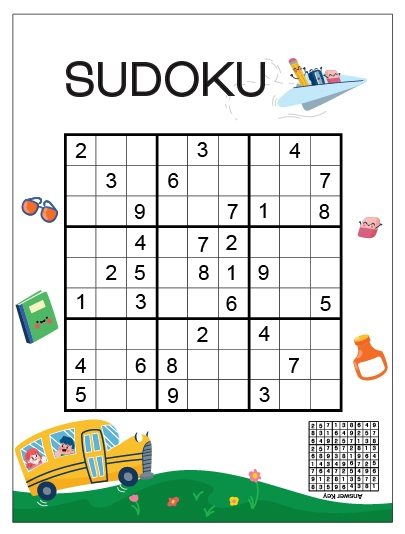
#> input picture img/Sudoku_05_game_en_thb.jpg, 405 x 534 px, given in place of 1.jpg, which was not available
$ jupyter execute --allow-errors sudoku_solver.ipynb
#> lines starting #> are read from the running program, lines starting #| are printed output that depends on the picture; after the words box and inside, x2 and y2 are one past the last pixel; in counts of white or black regions, pixels touching at a corner belong together; pictures that were not available may be replaced by others from this repository, and a replacement may not be noted
[cell 1]
import cv2, os
import matplotlib.pyplot as plt
import numpy as np
import tensorflow as tf

[cell 2]
def bgr2rgb(img):
    return cv2.cvtColor(img, cv2.COLOR_BGR2RGB)

[cell 3]
FILE_PATH = '../img/1.jpg'
image = cv2.imread(FILE_PATH)
#> image is the input picture: shape (534, 405, 3); mean B, G, R 217.3, 224.4, 217.7
image_blank = np.zeros_like(image)
plt.imshow(bgr2rgb(image))
plt.xticks([]), plt.yticks([])
plt.show()

[cell 4]
gray_image = cv2.cvtColor(image, cv2.COLOR_BGR2GRAY)
plt.imshow(gray_image, cmap='gray')
plt.xticks([]), plt.yticks([])
plt.show()

[cell 5]
blur_gray_image = cv2.GaussianBlur(gray_image, (5, 5), 1)
_, thresh_image = cv2.threshold(blur_gray_image, 180, 255, cv2.THRESH_BINARY_INV)
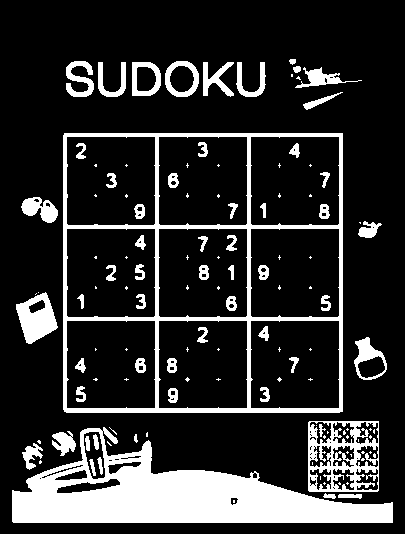
#> thresh_image: shape (534, 405); 17.9% white; 126 white regions (68 under 20 px), largest, box (x1, y1, x2, y2) and area: (12, 427, 393, 523) 16383, (63, 133, 343, 413) 9089, (308, 421, 379, 492) 2670
plt.imshow(thresh_image, cmap='gray')
plt.xticks([]), plt.yticks([])
plt.show()

[cell 6]
kernel = np.array([[0, 1, 0],
                   [1, 1, 1],
                   [0, 1, 0]], dtype=np.uint8)
dilated_image = cv2.dilate(thresh_image, kernel, iterations=1)
#> dilated_image: shape (534, 405); 23.5% white; 86 white regions (30 under 20 px)

plt.imshow(dilated_image, cmap='gray')
plt.xticks([]), plt.yticks([])
plt.show()

[cell 7]
def is_valid_sudoku_contour(contour):
    epsilon = 0.02 * cv2.arcLength(contour, True)
    approx = cv2.approxPolyDP(contour, epsilon, True)

    if len(approx) != 4:
        return False

    pts = approx.reshape(4, 2)
    rect = np.zeros((4, 2), dtype="float32")

    s = pts.sum(axis=1)
    rect[0] = pts[np.argmin(s)]
    rect[2] = pts[np.argmax(s)]

    diff = np.diff(pts, axis=1)
    rect[1] = pts[np.argmin(diff)]
    rect[3] = pts[np.argmax(diff)]

    def distance(p1, p2):
        return np.sqrt((p1[0] - p2[0]) ** 2 + (p1[1] - p2[1]) ** 2)

    side_lengths = [
        distance(rect[0], rect[1]),
        distance(rect[1], rect[2]),
        distance(rect[2], rect[3]),
        distance(rect[3], rect[0])
    ]

    avg_side_length = np.mean(side_lengths)
    if not all(abs(side - avg_side_length) / avg_side_length < 0.1 for side in side_lengths):
        return False

    def angle(p1, p2, p3):
        a = np.array(p1)
        b = np.array(p2)
        c = np.array(p3)
        ab = b - a
        bc = b - c
        cosine_angle = np.dot(ab, bc) / (np.linalg.norm(ab) * np.linalg.norm(bc))
        angle = np.arccos(cosine_angle)
        return np.degrees(angle)

    angles = [
        angle(rect[0], rect[1], rect[2]),
        angle(rect[1], rect[2], rect[3]),
        angle(rect[2], rect[3], rect[0]),
        angle(rect[3], rect[0], rect[1])
    ]

    if not all(80 <= angle <= 100 for angle in angles):
        return False

    return True

[cell 8]
contours, _ = cv2.findContours(dilated_image, cv2.RETR_EXTERNAL, cv2.CHAIN_APPROX_SIMPLE)
#> contours = 19 contours, 2 with area under 20; largest, box (x1, y1, x2, y2) and area: (62, 132, 344, 414) 78947, (11, 420, 394, 524) 23959, (15, 291, 59, 345) 1460, (164, 60, 200, 98) 1062, (353, 336, 388, 381) 1016

largest_contour = max(contours, key=cv2.contourArea)
#> largest_contour = contour of 16 points, box (x1, y1, x2, y2) (62, 132, 344, 414), area 78947
if not is_valid_sudoku_contour(largest_contour):
#> in is_valid_sudoku_contour, `epsilon = 0.02 * cv2.arcLength(contour, True)`: epsilon = 22.39
#> in is_valid_sudoku_contour, `approx = cv2.approxPolyDP(contour, epsilon, True)`: approx = [[64, 132], [63, 411], [342, 412], [343, 133]]
#> in is_valid_sudoku_contour, `s = pts.sum(axis=1)`: s = [196, 474, 754, 476]
#> in is_valid_sudoku_contour, `diff = np.diff(pts, axis=1)`: diff = [68, 348, 70, -210]
    print('No valid sudoku contour found')

contour_image = cv2.cvtColor(dilated_image.copy(), cv2.COLOR_GRAY2BGR)
#> contour_image: shape (534, 405, 3); 23.5% white; 86 white regions (30 under 20 px), largest, box (x1, y1, x2, y2) and area: (11, 420, 394, 524) 23112, (62, 132, 344, 414) 13319, (15, 291, 59, 345) 1444
cv2.drawContours(contour_image, [largest_contour], -1, (0, 255, 0), 3)
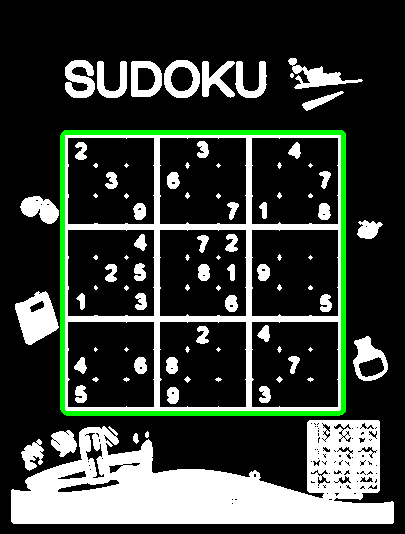
#> contour_image: shape (534, 405, 3); mean B, G, R 55.9, 62.5, 55.9

plt.imshow(bgr2rgb(contour_image))
plt.xticks([]), plt.yticks([])
plt.show()

[cell 9]
epsilon = 0.02 * cv2.arcLength(largest_contour, True)
#> epsilon = 22.39
approx = cv2.approxPolyDP(largest_contour, epsilon, True)
#> approx = [[64, 132], [63, 411], [342, 412], [343, 133]]

pts = approx.reshape(4, 2)
#> pts = [[64, 132], [63, 411], [342, 412], [343, 133]]

rect = np.zeros((4, 2), dtype="float32")
s = pts.sum(axis=1)
#> s = [196, 474, 754, 476]
rect[0] = pts[np.argmin(s)]
rect[2] = pts[np.argmax(s)]
diff = np.diff(pts, axis=1)
#> diff = [68, 348, 70, -210]
rect[1] = pts[np.argmin(diff)]
rect[3] = pts[np.argmax(diff)]

width = 450
height = 450
dst = np.array([[0, 0], [width, 0], [width, height], [0, height]], dtype="float32")

M = cv2.getPerspectiveTransform(rect, dst)
wraped_image = cv2.warpPerspective(image, M, (width, height))
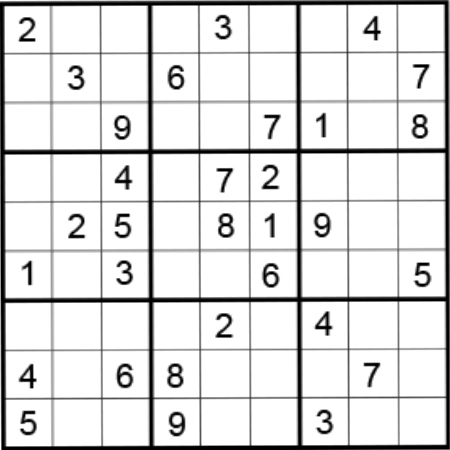
#> wraped_image: shape (450, 450, 3); mean B, G, R 222.9, 222.9, 222.9

plt.imshow(wraped_image, cmap='gray')
plt.xticks([]), plt.yticks([])
plt.show()

[cell 10]
def splitBoxes(img):
    rows = np.vsplit(img, 9)
    boxes = []
    for r in rows:
        cols = np.hsplit(r, 9)
        for box in cols:
            boxes.append(box)
    return boxes

boxes = splitBoxes(wraped_image)
#> in splitBoxes, `rows = np.vsplit(img, 9)`: rows = 9 items
#> the loop in splitBoxes, `for r in rows:` made 9 passes
#> after the loop in splitBoxes, `for r in rows:`: boxes = 81 items
#> boxes = 81 items

for i in range(len(boxes)):
    plt.subplot(9, 9, i+1)
    plt.imshow(boxes[i], cmap='gray')
    plt.xticks([]), plt.yticks([])
#> this loop made 81 passes
plt.show()

[cell 11]
MIN_SIZE = 450
MAX_SIZE = 22500
EDGE_THRESHOLD = 3
w, h = 150, 150

processed_boxes = []

for i in range(len(boxes)):
    target_image = boxes[i]

    gray_target = cv2.cvtColor(target_image, cv2.COLOR_BGR2GRAY)
    gray_target = cv2.resize(gray_target, (w, h))

    _, binary_image = cv2.threshold(gray_target, 180, 255, cv2.THRESH_BINARY_INV)

    num_labels, labels_im = cv2.connectedComponents(binary_image)

    best_component = None
    best_size = 0
    height, width = gray_target.shape
    center_y, center_x = height // 2, width // 2

    for label in range(1, num_labels):
        component_mask = (labels_im == label).astype(np.uint8)
        size = np.sum(component_mask)

        y_indices, x_indices = np.where(component_mask > 0)
        if len(y_indices) == 0 or len(x_indices) == 0:
            continue

        min_y, max_y = np.min(y_indices), np.max(y_indices)
        min_x, max_x = np.min(x_indices), np.max(x_indices)

        if (MIN_SIZE <= size <= MAX_SIZE and
            min_y > EDGE_THRESHOLD and max_y < height - EDGE_THRESHOLD and
            min_x > EDGE_THRESHOLD and max_x < width - EDGE_THRESHOLD):

            if size > best_size:
                best_size = size
                best_component = component_mask

    if best_component is not None:
        mask = best_component.astype(np.uint8) * 255

        output_image = np.zeros_like(gray_target)
        output_image[mask > 0] = 255

        processed_boxes.append(output_image)
    else:
        processed_boxes.append(np.zeros_like(gray_target))
#> this loop made 81 passes
#> num_labels on passes 1 to 12: 3, 2, 2, 2, 3, 2, 2, 3, 2, 2, 3, 2
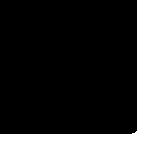
#> binary_image: shape (150, 150); 18.4% white; 1 white region, box (x1, y1, x2, y2) and area: (0, 0, 150, 150) 4150
#> output_image: shape (150, 150); 8.4% white; 1 white region, box (x1, y1, x2, y2) and area: (49, 28, 100, 103) 1897
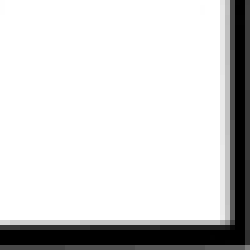
#> target_image: shape (50, 50, 3) (shown 5 times larger); min 0, max 255, mean 213.6
#> after the loop, processed_boxes = 81 items

for i in range(len(processed_boxes)):
    plt.subplot(9, 9, i+1)
    plt.imshow(processed_boxes[i], cmap='gray')
    plt.xticks([]), plt.yticks([])
plt.show()
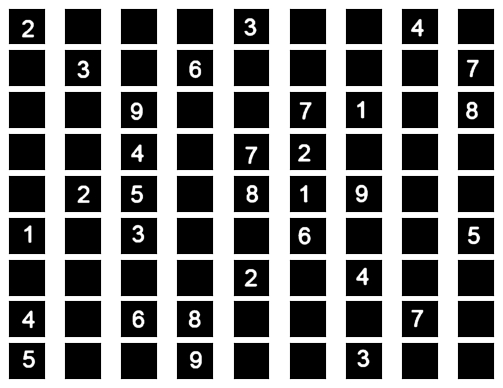
#> figure drawn by matplotlib, 81 panels

#> (a cell that did not finish here is left out)

[cell 13]
def image_preprocessing_input(image):
    image = cv2.resize(image, (w, h))
    image = cv2.equalizeHist(image)
    _, binary_image = cv2.threshold(image, 180, 255, cv2.THRESH_BINARY)
    binary_image = binary_image.reshape(w, h, 1)
    binary_image = binary_image / 255.0
    return binary_image

test_image = processed_boxes[4]
#> test_image: shape (150, 150); 8.4% white; 1 white region, box (x1, y1, x2, y2) and area: (44, 44, 96, 119) 1889
plt.figure(figsize=(6,6))
plt.subplot(1, 2, 1)
plt.title('Input image')
plt.imshow(test_image, cmap='gray')
plt.xticks([]), plt.yticks([])

test_image_preprocessed = image_preprocessing_input(test_image)
print(test_image_preprocessed.shape)
#| (150, 150, 1)
plt.subplot(1, 2, 2)
plt.title('Preprocessed image')
plt.imshow(test_image_preprocessed.reshape(w, h), cmap='gray')
plt.xticks([]), plt.yticks([])
plt.show()

test_image_preprocessed = np.expand_dims(test_image_preprocessed, axis=0)

#> (the rest of this cell did not finish here and is left out)

[cell 14]
sudoku_matrix = np.zeros((9, 9), dtype=int)

#> (the rest of this cell did not finish here and is left out)

[cell 15]
def is_valid_move(matrix, row, col, num):
    if num in matrix[row]:
        return False
    if num in matrix[:, col]:
        return False
    start_row, start_col = 3 * (row // 3), 3 * (col // 3)
    if num in matrix[start_row:start_row+3, start_col:start_col+3]:
        return False
    return True

def solve_sudoku(matrix):
    for row in range(9):
        for col in range(9):
            if matrix[row][col] == 0:
                for num in range(1, 10):
                    if is_valid_move(matrix, row, col, num):
                        matrix[row][col] = num
                        if solve_sudoku(matrix):
                            return True
                        matrix[row][col] = 0
                return False
    return True

original_matrix = sudoku_matrix.copy()

if solve_sudoku(sudoku_matrix):
    print("Solved")
else:
    print("No solution exists")

print("Answer Matrix:")
print(sudoku_matrix)
#| [[1 2 3 4 5 6 7 8 9]
#|  [4 5 6 7 8 9 1 2 3]
#|  [7 8 9 1 2 3 4 5 6]
#|  [2 1 4 3 6 5 8 9 7]
#|  [3 6 5 8 9 7 2 1 4]
#|  [8 9 7 2 1 4 3 6 5]
#|  [5 3 1 6 4 2 9 7 8]
#|  [6 4 2 9 7 8 5 3 1]
#|  [9 7 8 5 3 1 6 4 2]]

[cell 16]
def draw_solution_on_original(original_img, biggest_contour, original_numbers, solved_numbers):
    original_img = original_img.copy()
    blank_image = np.zeros_like(original_img)
    approx = cv2.approxPolyDP(biggest_contour, 0.02 * cv2.arcLength(biggest_contour, True), True)
    pts = approx.reshape(4, 2)
    rect = np.zeros((4, 2), dtype="float32")
    s = pts.sum(axis=1)
    rect[0] = pts[np.argmin(s)]
    rect[2] = pts[np.argmax(s)]
    diff = np.diff(pts, axis=1)
    rect[1] = pts[np.argmin(diff)]
    rect[3] = pts[np.argmax(diff)]
    width, height = 450, 450
    dst = np.array([[0, 0], [width, 0], [width, height], [0, height]], dtype="float32")
    M = cv2.getPerspectiveTransform(rect, dst)
    warp = cv2.warpPerspective(blank_image, M, (width, height))

    cell_width = warp.shape[1] // 9
    cell_height = warp.shape[0] // 9
    for i in range(9):
        for j in range(9):
            if original_numbers[i][j] != 0:
                continue
            x = j * cell_width
            y = i * cell_height
            cv2.putText(warp, str(solved_numbers[i][j]), (x + 20, y + 40), cv2.FONT_HERSHEY_SIMPLEX, 1, (0, 255, 0), 2)


    inv_M = cv2.getPerspectiveTransform(dst, rect)
    inv_warp = cv2.warpPerspective(warp, inv_M, (original_img.shape[1], original_img.shape[0]))
    inv_mask = cv2.bitwise_not(inv_warp)
    # plt.imshow(inv_warp, cmap='gray')
    plt.imshow(inv_mask, cmap='gray')
    result = cv2.bitwise_and(original_img, inv_mask)
    #result = cv2.addWeighted(inv_warp, 1, original_img, 0.5, 1)
    fig, ax = plt.subplots(1, 4, figsize=(12, 6))
    ax[0].imshow(bgr2rgb(warp))
    ax[0].set_title('Kết quả')
    ax[0].axis('off')
    ax[1].imshow(inv_warp, cmap='gray')
    ax[1].set_title('Sau khi phối cảnh')
    ax[1].axis('off')
    ax[2].imshow(inv_mask, cmap='gray')
    ax[2].set_title('Biến đổi bitwise not')
    ax[2].axis('off')
    ax[3].imshow(bgr2rgb(result))
    ax[3].set_title('Kết quả cuối cùng')
    ax[3].axis('off')
    plt.show()
    return result

solved_sudoku = sudoku_matrix - original_matrix
result = draw_solution_on_original(image, largest_contour, original_matrix, solved_sudoku)
#> in draw_solution_on_original, `blank_image = np.zeros_like(original_img)`: blank_image: shape (534, 405, 3); every value is 0
#> in draw_solution_on_original, `approx = cv2.approxPolyDP(biggest_contour, 0.02 * cv2.arcLength(bigges..`: approx = [[64, 132], [63, 411], [342, 412], [343, 133]]
#> in draw_solution_on_original, `rect = np.zeros((4, 2), dtype="float32")`: rect = [[0, 0], [0, 0], [0, 0], [0, 0]]
#> in draw_solution_on_original, `s = pts.sum(axis=1)`: s = [196, 474, 754, 476]
#> in draw_solution_on_original, `diff = np.diff(pts, axis=1)`: diff = [68, 348, 70, -210]
#> in draw_solution_on_original, `dst = np.array([[0, 0], [width, 0], [width, height], [0, height]], dty..`: dst = [[0, 0], [450, 0], [450, 450], [0, 450]]
#> in draw_solution_on_original, `M = cv2.getPerspectiveTransform(rect, dst)`: M = [[1.61, 0.00578, -104], [-0.00578, 1.61, -212.5], [3.39e-19, 1.14e-19, 1]]
#> in draw_solution_on_original, `warp = cv2.warpPerspective(blank_image, M, (width, height))`: warp: shape (450, 450, 3); every value is 0
#> after the loop in draw_solution_on_original, `for i in range(9):`:
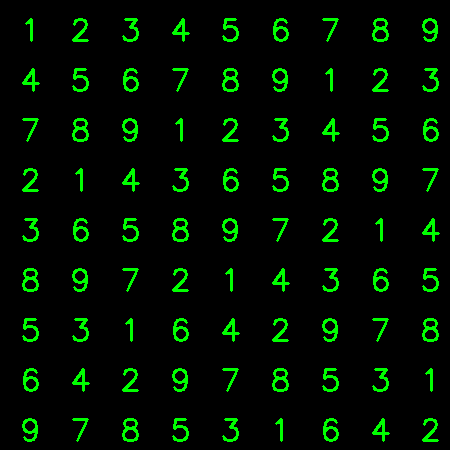
#> warp: shape (450, 450, 3); mean B, G, R 0, 16, 0
#> in draw_solution_on_original, `inv_M = cv2.getPerspectiveTransform(dst, rect)`: inv_M = [[0.62, -0.00222, 64], [0.00222, 0.62, 132], [0, 0, 1]]
# plt.imshow(bgr2rgb(result))

[cell 17]
def merge_images(original_img, result_image):
    height, width = original_img.shape[0], original_img.shape[1]
    result_image = cv2.resize(result_image, (width, height))

    arrow_width = 50
    label_height = 70
    canvas_width = width * 2 + arrow_width
    canvas_height = height + label_height
    canvas = np.zeros((canvas_height, canvas_width, 3), dtype=np.uint8)

    background_color = original_img[0, 0].tolist()
    canvas[:label_height, :] = background_color
    canvas[:, width:width + arrow_width]  = background_color

    canvas[label_height:, :width] = original_img

    arrow_start = (width + 10, height // 2)
    arrow_end = (width + arrow_width - 10, height // 2)
    cv2.arrowedLine(canvas, arrow_start, arrow_end, (0, 0, 0), 5, tipLength=0.5)

    canvas[label_height:, width + arrow_width:] = result_image

    font = cv2.FONT_HERSHEY_SIMPLEX
    font_scale = 1.5
    font_thickness = 3
    text_color = (0, 0, 0)

    original_text = 'Original Image'
    solved_text = 'Solved Image'
    (orig_text_width, orig_text_height), _ = cv2.getTextSize(original_text, font, font_scale, font_thickness)
    (solved_text_width, solved_text_height), _ = cv2.getTextSize(solved_text, font, font_scale, font_thickness)

    orig_text_x = (width - orig_text_width) // 2
    solved_text_x = width + arrow_width + (width - solved_text_width) // 2

    cv2.putText(canvas, original_text, (orig_text_x, label_height - 20), font, font_scale, text_color, font_thickness)
    cv2.putText(canvas, solved_text, (solved_text_x, label_height - 20), font, font_scale, text_color, font_thickness)

    return canvas

final_image = merge_images(image, result)
#> in merge_images, `canvas = np.zeros((canvas_height, canvas_width, 3), dtype=np.uint8)`: canvas: shape (604, 860, 3); every value is 0
#> in merge_images, `background_color = original_img[0, 0].tolist()`: background_color = [255, 255, 255]
#> in merge_images, `canvas[:, width:width + arrow_width]  = background_color`: canvas: shape (604, 860, 3); 16.7% white; 1 white region, box (x1, y1, x2, y2) and area: (0, 0, 860, 604) 86900
#> in merge_images, `cv2.arrowedLine(canvas, arrow_start, arrow_end, (0, 0, 0), 5, tipLengt..`:
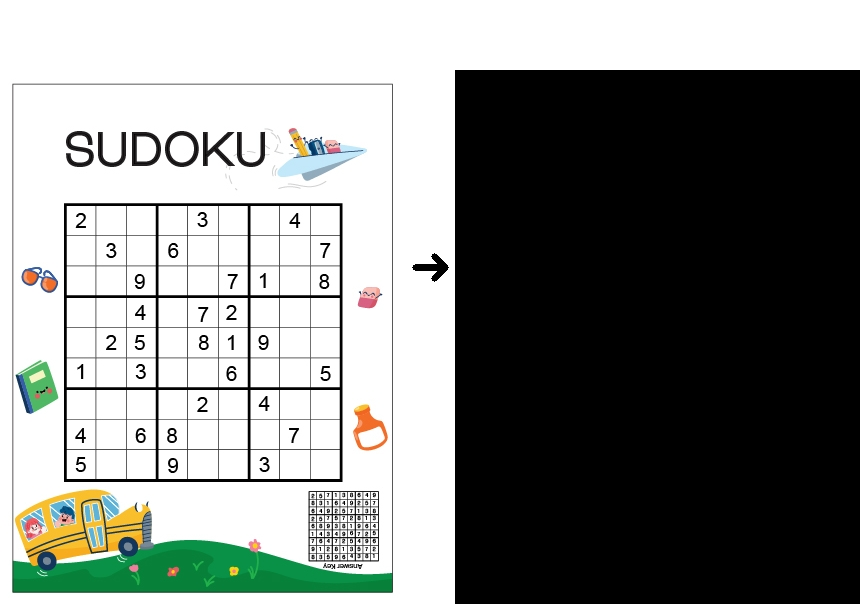
#> canvas: shape (604, 860, 3); mean of channels 0, 1, 2 132.9, 135.9, 133.1; drawn as B, G, R
#> in merge_images, `font = cv2.FONT_HERSHEY_SIMPLEX`: font = 0
#> in merge_images, `(orig_text_width, orig_text_height), _ = cv2.getTextSize(original_text..`: orig_text_width = 342; orig_text_height = 34
#> in merge_images, `(solved_text_width, solved_text_height), _ = cv2.getTextSize(solved_te..`: solved_text_width = 318; solved_text_height = 34
#> in merge_images, `orig_text_x = (width - orig_text_width) // 2`: orig_text_x = 31
#> in merge_images, `solved_text_x = width + arrow_width + (width - solved_text_width) // 2`: solved_text_x = 498
#> in merge_images, `cv2.putText(canvas, solved_text, (solved_text_x, label_height - 20), f..`:
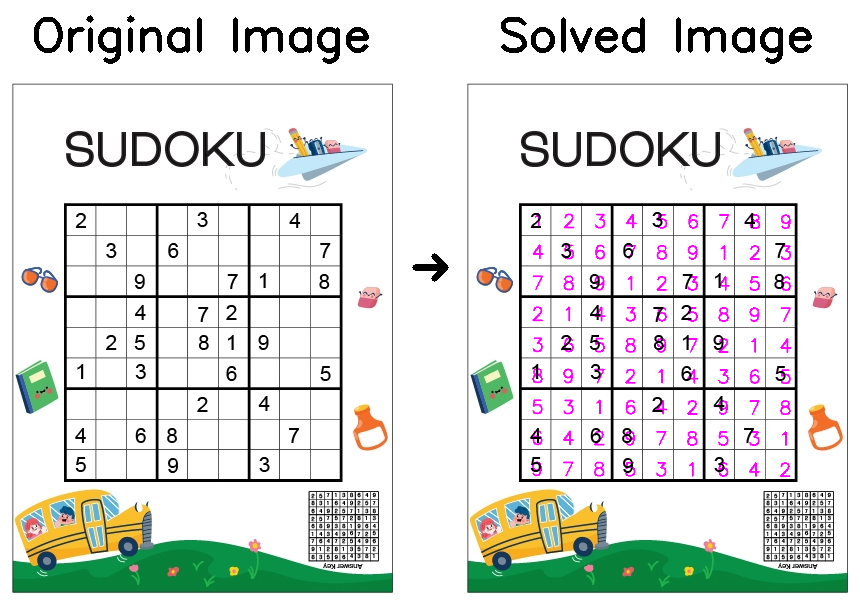
#> canvas: shape (604, 860, 3); mean of channels 0, 1, 2 219.7, 223.4, 220; drawn as B, G, R
plt.imshow(bgr2rgb(final_image))
